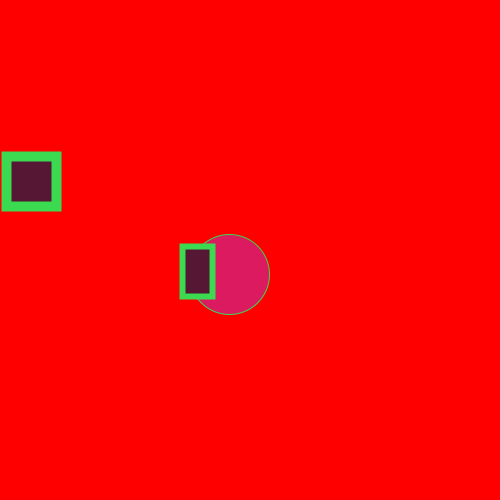
Frame 1 (no input)
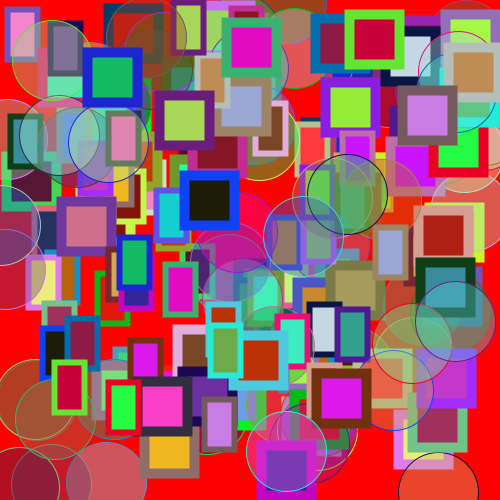
Frame 60 (the mouse pressed at the canvas centre just before this capture)
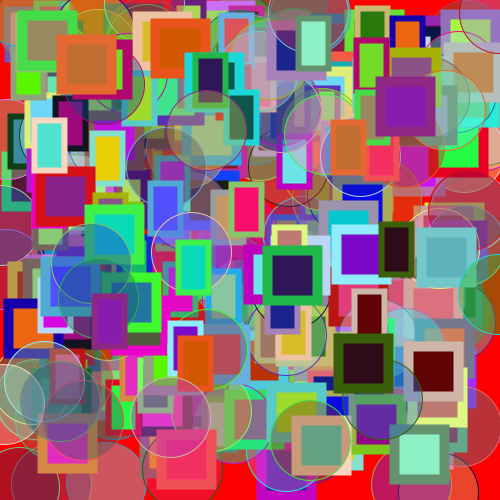
Frame 120 (the mouse held since frame 60 and released just before this capture)

The Processing sketch that drew these frames (run headless with seeded random() and noise(); from frame 60 on, the mouse is pressed at the canvas centre):

// Processing sketch: processing_14860
// ── processing_14860.pde

void setup() {
  size(500,500);
  background(255,0,0);
}
void draw() {
  fill(random(255),random(255),random(255),100);
  
  stroke(random(255),random(255),random(255));
   strokeWeight(1);
  ellipse(random(500),random(500),80,80);
  strokeWeight(10);
  fill(random(255),random(255),random(255));
  rect(random(450),random(450),50,50);
   strokeWeight(6);
  rect(random(400),random(400), 30,50);
}
